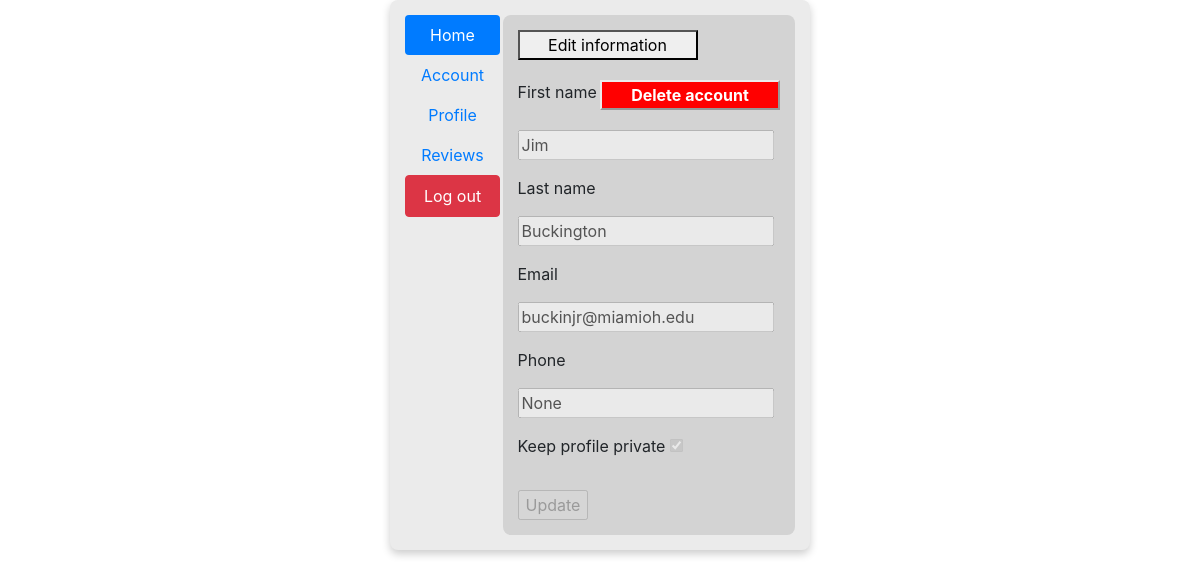
The app's page /account (signed in) with its own data.
### database/models.py (models this page shows, shortened)
class User(db.Model):
    __tablename__ = "users"
    id = db.Column(db.Integer, primary_key=True)
    first_name = db.Column(db.String(30), nullable=False)
    last_name = db.Column(db.String(30), nullable=False)
    email = db.Column(db.String(60), unique=True, nullable=False)
    password = db.Column(db.String, nullable=False)
    phone = db.Column(db.String(14))
    private = db.Column(db.Boolean, nullable=False)
    permission = db.Column(db.Integer, nullable=False)

### __init__.py (the view)
@app.route('/account', methods=['GET', 'POST'])
def account():
    if session['logged_in']:
        user = User.query.filter_by(id=session['user_id']).first()
        if user == None:
            clear_login_session()
            flash('There was an error validating your login.', 'danger')
            return redirect(url_for('login'))
        else:
            form = UpdateForm()
            if form.validate_on_submit():
                user = User.query.filter_by(id=session['user_id']).first()
                if user != None:
                    user.first_name =form.first_name.data
                    user.last_name = form.last_name.data
                    user.phone = form.phone.data
                    user.private = form.private.data
                    db.session.commit()
                    flash('Your information was successfully updated.', 'success')
                else:
                    flash('We were unable to validate your user.', 'danger')
            else:
                for error in form.errors:
                    flash(f'Error with {error} field', 'danger')
            return render_template('account.html', user=user, form=UpdateForm())
    else:
        flash('You are not logged in.', 'danger')
        return redirect(url_for('login'))

### forms.py
class UpdateForm(FlaskForm):
    first_name = StringField('First name', validators=[DataRequired(), Length(min=1, max=30)])
    last_name = StringField('Last name', validators=[DataRequired(), Length(min=1, max=30)])
    email = StringField('Email', validators=[DataRequired(), Email(), validate_email_domain])
    phone = StringField('Phone', validators=[DataRequired(), validate_phone_number])
    private = BooleanField('Keep profile private')
    submit = SubmitField('Update')

### templates/account.html (shortened to what this page needs)
<!DOCTYPE html>
<html lang="en">
    <head>
        <link rel="stylesheet" href="{{ url_for('static', filename='account.css') }}">
        <link rel="stylesheet" href="https://cdn.jsdelivr.net/npm/bootstrap@4.3.1/dist/css/bootstrap.min.css"
>
    </head>
    <body>
        <div class="main row">
            <div class="nav nav-pills col-3">
                <ul class="nav flex-column">
                    <li class="nav-item">
                        <a class="nav-link active" href="{{ url_for('index') }}">
                            Home
                        </a>
                    </li>
                    <li class="nav-item">
                        <a class="nav-link" href="{{ url_for('account') }}">
                            Account
                        </a>
                    </li>
                    <li class="nav-item">
                        <a class="nav-link" href="{{ url_for('profile', id=user.id) }}">
                            Profile
                        </a>
                    </li>
                    <li class="nav-item">
                        <a class="nav-link" href="#reviews">
                            Reviews
                        </a>
                    </li>
                    <li class="nav-item">
                        <a class="nav-link btn btn-danger" href="{{ url_for('logout') }}">
                            Log out
                        </a>
                    </li>
                </ul>
            </div>
            <div class="body col-9">
                <button id="edit-btn">Edit information</button>
                <button id="del-btn" onclick="confirmDelete()">Delete account</button>
                <form method="POST">
                    <div class="form-group">
                        <label for="first_name">{{ form.first_name.label }}</label>
                        {{ form.first_name(value=user.first_name, disabled=True) }}
                    </div>
                    <div class="form-group">
                        <label for="last_name">{{ form.last_name.label }}</label>
                        {{ form.last_name(value=user.last_name, disabled=True) }}
                    </div>
                    <div class="form-group" title="You cannot change your email">
                        <label for="email">{{ form.email.label }}</label>
                        {{ form.email(value=user.email, disabled=True, readonly=True) }}
                    </div>
                    <div class="form-group" title="If you don't want a phone number, simply write 'None'">
                        <label for="phone">{{ form.phone.label }}</label>
                        {{ form.phone(value=user.phone, placeholder='(xxx) xxx-xxxx', disabled=True) }}
                    </div>
                    <div class="form-group"
                            title="Setting your profile to private will prevent people from seeing your contact information and reviews">
                        <label for="private">{{ form.private.label }}</label>
                        {% if user.private %}
                            {{ form.private(value='y', disabled=True, checked=True) }}
                        {% else %}
                            {{ form.private(value='n', disabled=True) }}
                        {% endif %}
                    </div>
                    {{ form.submit(disabled=True) }}
                </form>
            </div>
        </div>
    </body>
</html>

### static/account.css (style rules this page uses)
body { margin: 0; }
div.main { margin: auto; background-color: #ebebeb; padding: 15px; width: 35%; border-radius: 8px; box-shadow: 0 4px 8px 0 rgba(0, 0, 0, 0.2); }
div.nav { text-align: center; }
div.body { border-radius: 8px; padding: 15px; background-color: lightgrey; }
button#edit-btn { width: 180px; text-align: center; margin-bottom: 20px; }
button#del-btn { width: 180px; text-align: center; margin-bottom: 20px; float: right; background-color: red; color: white; font-weight: bold; border-color: #ebebeb; }

### records on screen
User: first_name "Jim", last_name "Buckington", email "buckinjr@miamioh.edu", phone "None", private "☑"
